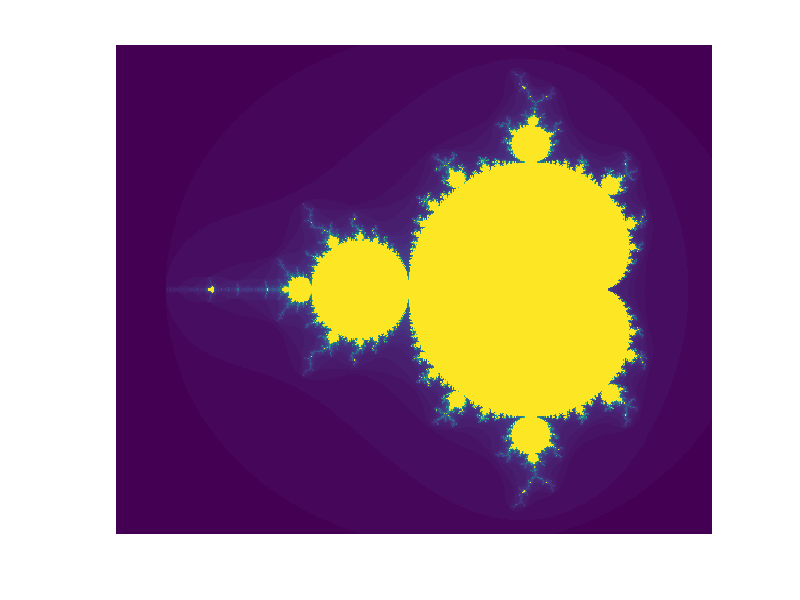

Here is the MATLAB script that generated this plot: (Note: this script raises an error after producing the figure.)
%=============================================================================
% Copyright (c) 2026-present Allan CORNET (Nelson)
%=============================================================================
% This file is part of Nelson.
%=============================================================================
% LICENCE_BLOCK_BEGIN
% SPDX-License-Identifier: LGPL-3.0-or-later
% LICENCE_BLOCK_END
%=============================================================================
% Render the Mandelbrot set by recording escape iterations.
horizontalPixels = 600;
verticalPixels = 420;
maximumIterations = 90;
realAxis = linspace(-2.25, 0.8, horizontalPixels);
imaginaryAxis = linspace(-1.25, 1.25, verticalPixels);
[realGrid, imaginaryGrid] = meshgrid(realAxis, imaginaryAxis);
parameter = realGrid + 1i * imaginaryGrid;
orbit = zeros(size(parameter));
escapeIteration = zeros(size(parameter));
active = true(size(parameter));

for iteration = 1:maximumIterations
  orbit(active) = orbit(active) .^ 2 + parameter(active);
  escaped = active & abs(orbit) > 2;
  escapeIteration(escaped) = iteration;
  active(escaped) = false;
end
escapeIteration(active) = maximumIterations;

figureHandle = figure('SelectionHighlight', 'off', 'ToolBar', 'none', ...
  'Name', 'Mandelbrot fractal', 'NumberTitle', 'off');
axesHandle = axes('Parent', figureHandle);
image('Parent', axesHandle, 'CData', escapeIteration, ...
  'XData', [realAxis(1) realAxis(end)], ...
  'YData', [imaginaryAxis(1) imaginaryAxis(end)], ...
  'CDataMapping', 'scaled');
set(axesHandle, 'YDir', 'normal');
axis(axesHandle, 'image');
axis(axesHandle, 'off');
colormap(axesHandle, parula(256));
title(axesHandle, sprintf('Mandelbrot set, %d iterations', maximumIterations));
%=============================================================================
